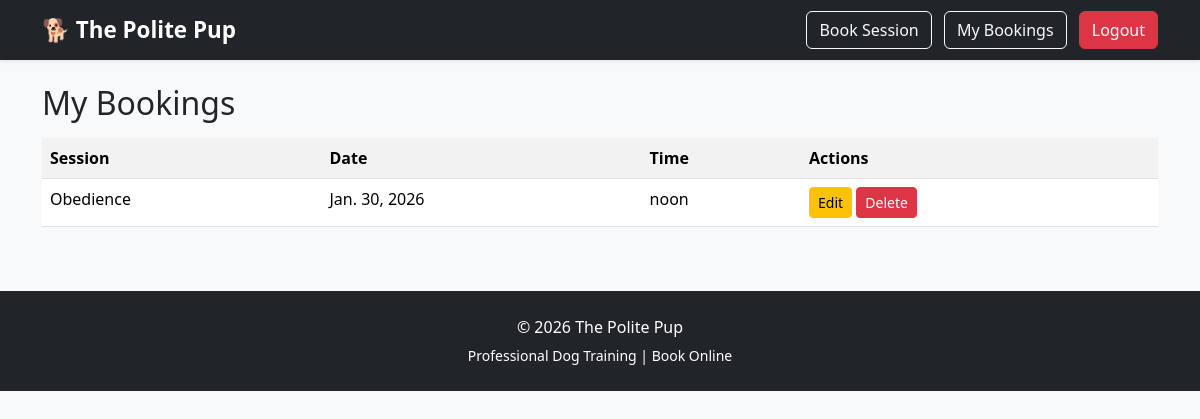
/my-bookings/ (signed in), run on the app's committed database.
### bookings/models.py (models this page shows, shortened)
class Booking(models.Model):
    user = models.ForeignKey(
        settings.AUTH_USER_MODEL,
        on_delete=models.CASCADE
    )
    session = models.ForeignKey(
        TrainingSession,
        on_delete=models.CASCADE
    )
    date = models.DateField()
    time = models.TimeField()
    notes = models.TextField(blank=True)

class TrainingSession(models.Model):
    name = models.CharField(max_length=100)
    description = models.TextField()
    duration_minutes = models.IntegerField()
    price = models.DecimalField(max_digits=6, decimal_places=2)
    def __str__(self):
        return self.name

### bookings/views.py (the view)
# urls.py: path('my-bookings/', my_bookings, name='my_bookings'),
@login_required
def my_bookings(request):
    bookings = Booking.objects.filter(user=request.user)
    return render(
        request,
        'bookings/my_bookings.html',
        {'bookings': bookings}
    )

### bookings/templates/bookings/my_bookings.html
{% extends 'bookings/base.html' %}
{% block content %}
<h2>My Bookings</h2>
{% if bookings %}
<table class="table table-striped mt-3">
    <tr>
        <th>Session</th>
        <th>Date</th>
        <th>Time</th>
        <th>Actions</th>
    </tr>
    {% for booking in bookings %}
    <tr>
        <td>{{ booking.session }}</td>
        <td>{{ booking.date }}</td>
        <td>{{ booking.time }}</td>
        <td>
            <a class="btn btn-sm btn-warning"
               href="/edit/{{ booking.id }}/">
               Edit
            </a>
            <a class="btn btn-sm btn-danger"
               href="/delete/{{ booking.id }}/">
               Delete
            </a>
        </td>
    </tr>
    {% endfor %}
</table>
{% else %}
<p>You have no bookings yet.</p>
{% endif %}
{% endblock %}

### bookings/static/css/style.css (style rules this page uses)
body { background-color: #f8f9fa; }

### data on the page
Booking: session "Obedience", date "Jan. 30, 2026", time "noon"
